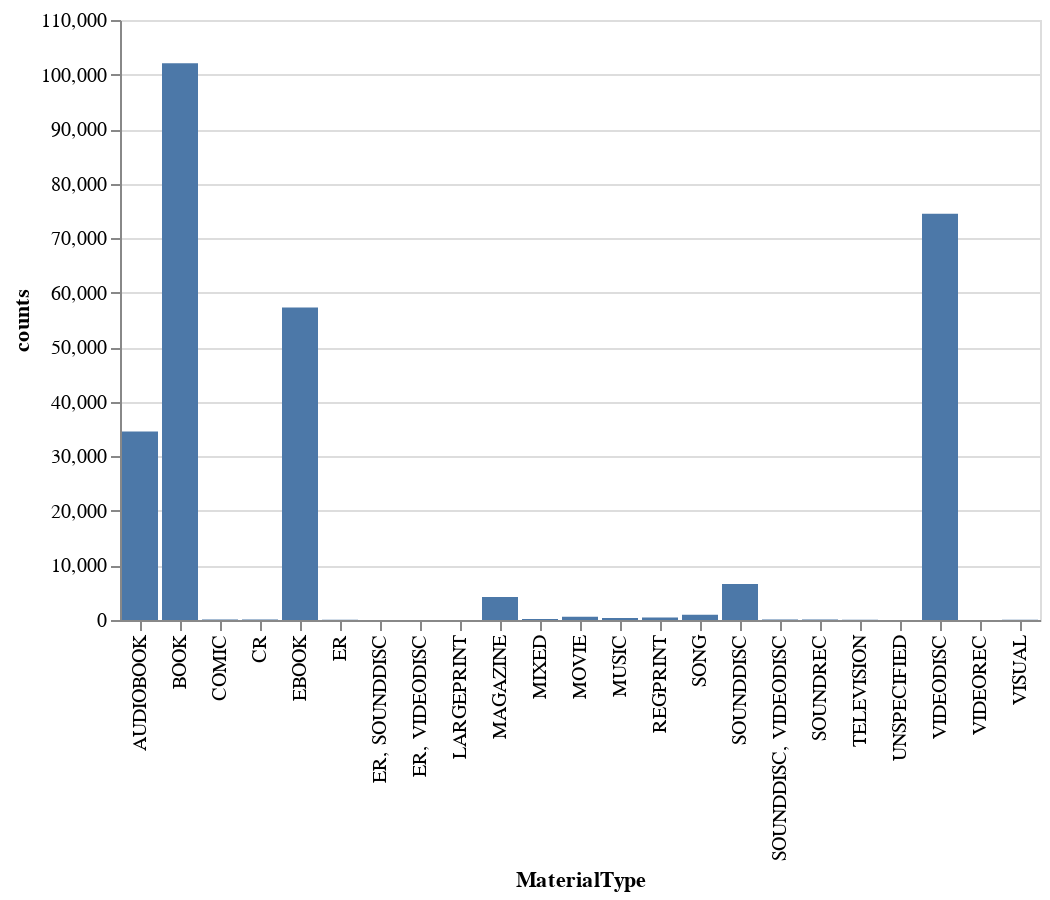

The code cell stored with this chart in its notebook:
### Markdown cell above
So we now have this data in a dataframe that can be passed to Altair so let's try it out!

### Code cell
### To be filled out together

source = seattle_df['MaterialType'].value_counts().rename_axis('MaterialType').reset_index(name='counts')
alt.Chart(source).mark_bar().encode(
    x='MaterialType',
    y='counts'
)

### Figure 1 — Vega-Lite specification as saved in the notebook (floating-point values rounded to 4 significant figures)
{"config": {"view": {"continuousWidth": 400, "continuousHeight": 300}}, "data": {"name": "data-8ec1f3a711280f54042308e0652cbc61"}, "mark": "bar", "encoding": {"x": {"type": "nominal", "field": "MaterialType"}, "y": {"type": "quantitative", "field": "counts"}}, "$schema": "https://vega.github.io/schema/vega-lite/v4.8.1.json", "datasets": {"data-8ec1f3a711280f54042308e0652cbc61": [{"MaterialType": "BOOK", "counts": 102076}, {"MaterialType": "VIDEODISC", "counts": 74473}, {"MaterialType": "EBOOK", "counts": 57299}, {"MaterialType": "AUDIOBOOK", "counts": 34542}, {"MaterialType": "SOUNDDISC", "counts": 6593}, {"MaterialType": "MAGAZINE", "counts": 4197}, {"MaterialType": "SONG", "counts": 975}, {"MaterialType": "MOVIE", "counts": 596}, {"MaterialType": "REGPRINT", "counts": 447}, {"MaterialType": "MUSIC", "counts": 382}, {"MaterialType": "MIXED", "counts": 195}, {"MaterialType": "CR", "counts": 112}, {"MaterialType": "SOUNDDISC, VIDEODISC", "counts": 89}, {"MaterialType": "COMIC", "counts": 83}, {"MaterialType": "SOUNDREC", "counts": 82}, {"MaterialType": "TELEVISION", "counts": 39}, {"MaterialType": "ER", "counts": 34}, {"MaterialType": "VISUAL", "counts": 31}, {"MaterialType": "LARGEPRINT", "counts": 19}, {"MaterialType": "ER, SOUNDDISC", "counts": 10}, {"MaterialType": "ER, VIDEODISC", "counts": 9}, {"MaterialType": "VIDEOREC", "counts": 2}, {"MaterialType": "UNSPECIFIED", "counts": 2}]}}
